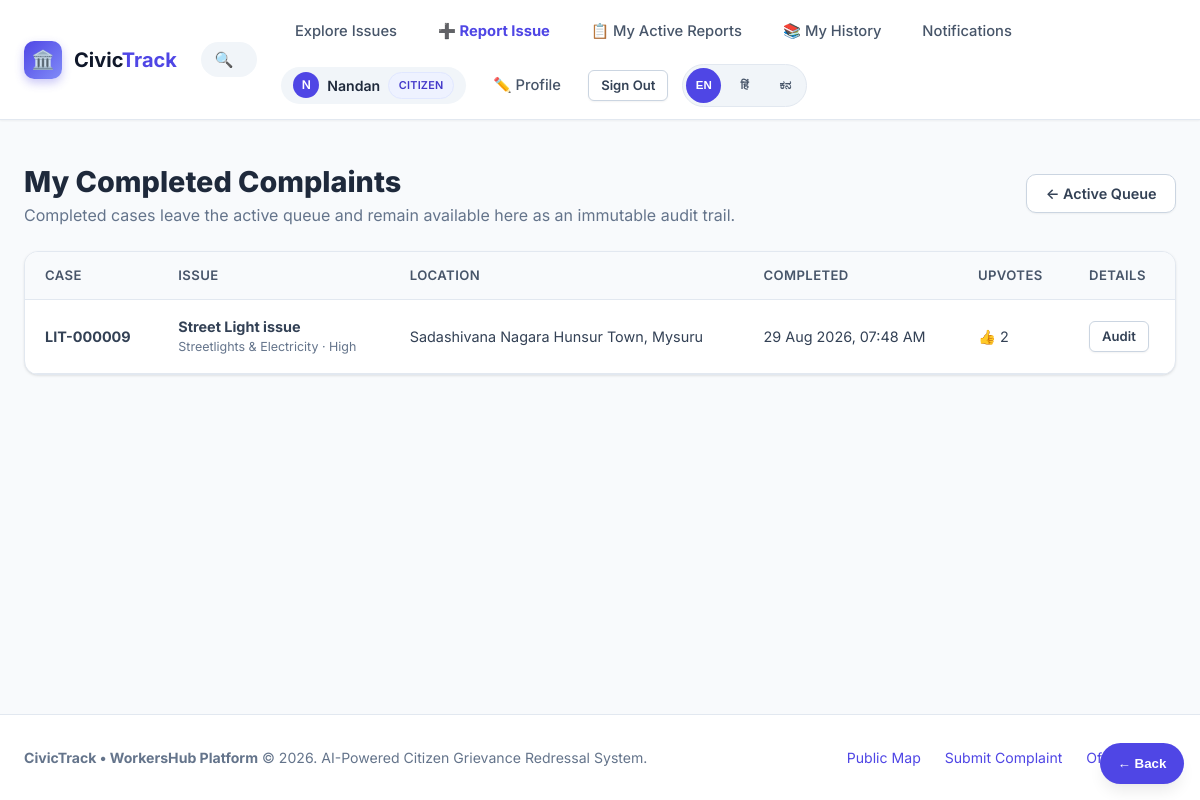
The page /my-reports/history (signed in) on the database its author committed.
### models.py (models this page shows, shortened)
class User(UserMixin, db.Model):
    __tablename__ = "users"
    id = db.Column(db.Integer, primary_key=True)
    name = db.Column(db.String(120), nullable=False)
    email = db.Column(db.String(160), unique=True, nullable=False, index=True)
    password_hash = db.Column(db.String(255), nullable=False)
    role = db.Column(db.String(20), nullable=False, default="citizen")  # citizen | authority | worker | admin
    phone = db.Column(db.String(20), nullable=True)
    state = db.Column(db.String(100), nullable=True)
    district = db.Column(db.String(100), nullable=True)
    city_town = db.Column(db.String(120), nullable=True)
    department = db.Column(db.String(100), nullable=True)  # For authority/worker: e.g. Roads, Sanitation
    profile_photo = db.Column(db.String(255), nullable=True)
    is_verified = db.Column(db.Boolean, nullable=False, default=False)
    created_at = db.Column(db.DateTime, default=datetime.utcnow)
    reported_issues = db.relationship("Issue", backref="reporter", lazy="dynamic",
                                      foreign_keys="Issue.reporter_id")
    assigned_issues = db.relationship("Issue", backref="assignee", lazy="dynamic",
                                      foreign_keys="Issue.assigned_to_id")
    assignments = db.relationship("IssueAssignment", backref="user", lazy="dynamic",
                                  foreign_keys="IssueAssignment.user_id", cascade="all, delete-orphan")
    chat_messages = db.relationship("ChatMessage", backref="sender", lazy="dynamic",
                                    foreign_keys="ChatMessage.user_id", cascade="all, delete-orphan")
    upvotes = db.relationship("Upvote", backref="user", lazy="dynamic", cascade="all, delete-orphan")
    notifications = db.relationship("Notification", backref="user", lazy="dynamic", cascade="all, delete-orphan")
    @property
    def is_authority(self):
        return self.role in ("authority", "admin")
    @property
    def is_admin(self):
        return self.role == "admin"

class Issue(db.Model):
    __tablename__ = "issues"
    id = db.Column(db.Integer, primary_key=True)
    case_code = db.Column(db.String(24), unique=True, nullable=False, index=True)  # e.g. LIT-000142
    reporter_id = db.Column(db.Integer, db.ForeignKey("users.id"), nullable=False)
    assigned_to_id = db.Column(db.Integer, db.ForeignKey("users.id"), nullable=True)
    title = db.Column(db.String(200), nullable=False)
    description = db.Column(db.Text, nullable=False)
    category = db.Column(db.String(80), nullable=False, index=True)
    priority = db.Column(db.String(20), nullable=False, default="Medium")  # Low, Medium, High, Urgent
    state = db.Column(db.String(100), nullable=False, index=True)
    district = db.Column(db.String(100), nullable=False, index=True)
    city_town = db.Column(db.String(120), nullable=False, index=True)
    locality_address = db.Column(db.String(255), nullable=True)
    latitude = db.Column(db.Float, nullable=False)
    longitude = db.Column(db.Float, nullable=False)
    photo_filename = db.Column(db.String(255), nullable=True)
    resolution_photo_filename = db.Column(db.String(255), nullable=True)
    status = db.Column(db.String(30), nullable=False, default="Reported", index=True)
    upvote_count = db.Column(db.Integer, nullable=False, default=0)
    ai_suggested_category = db.Column(db.String(80), nullable=True)
    ai_confidence = db.Column(db.Float, nullable=True)
    ai_urgency_score = db.Column(db.Float, nullable=True)
    ai_summary = db.Column(db.String(255), nullable=True)
    created_at = db.Column(db.DateTime, default=datetime.utcnow, index=True)
    updated_at = db.Column(db.DateTime, default=datetime.utcnow, onupdate=datetime.utcnow)
    resolved_at = db.Column(db.DateTime, nullable=True)
    upvotes = db.relationship("Upvote", backref="issue", lazy="dynamic", cascade="all, delete-orphan")
    history = db.relationship("StatusHistory", backref="issue", lazy="dynamic",
                              cascade="all, delete-orphan", order_by="StatusHistory.created_at.asc()")
    comments = db.relationship("IssueComment", backref="issue", lazy="dynamic",
                              cascade="all, delete-orphan", order_by="IssueComment.created_at.asc()")
    assignments = db.relationship("IssueAssignment", backref="issue", lazy="dynamic",
                                  cascade="all, delete-orphan", order_by="IssueAssignment.assigned_at.asc()")
    chat_messages = db.relationship("ChatMessage", backref="issue", lazy="dynamic",
                                    cascade="all, delete-orphan", order_by="ChatMessage.created_at.asc()")

### app.py (the view)
@app.route("/my-reports/history")
@login_required
def client_history():
    issues=current_user.reported_issues.filter_by(status="Resolved").order_by(Issue.resolved_at.desc(),Issue.updated_at.desc()).all()
    return render_template("history.html",issues=issues,title="My Completed Complaints",client_history=True)

### app.py (called while the page is built)
@login_manager.user_loader
def load_user(user_id):
    return User.query.get(int(user_id))

@app.context_processor
def inject_global_data():
    unread_notifications_count = 0
    if current_user.is_authenticated:
        unread_notifications_count = Notification.query.filter_by(
            user_id=current_user.id, is_read=False
        ).count()
    return {
        "unread_notifications_count": unread_notifications_count,
        "CATEGORIES": Config.CATEGORIES,
        "STATUSES": Config.STATUSES,
        "PRIORITIES": Config.PRIORITIES,
        "current_year": datetime.utcnow().year,
    }

### templates/history.html (shortened to what this page needs)
{% extends "base.html" %}
{% block content %}
<div style="display:flex;justify-content:space-between;align-items:center;margin-bottom:1.5rem"><div><h1 style="font-size:1.8rem;font-weight:800">{{ title }}</h1><p style="color:var(--slate-500)">Completed cases leave the active queue and remain available here as an immutable audit trail.</p></div><a href="{{ url_for('my_reports') if client_history else url_for('dashboard') }}" class="btn btn-secondary">← Active Queue</a></div>
<div class="table-responsive"><table class="table"><thead><tr><th>Case</th><th>Issue</th><th>Location</th><th>Completed</th><th>Upvotes</th><th>Details</th></tr></thead><tbody>
{% for issue in issues %}<tr><td><b>{{ issue.case_code }}</b></td><td><b>{{ issue.title }}</b><div style="font-size:.78rem;color:var(--slate-500)">{{ issue.category }} · {{ issue.priority }}</div></td><td>{{ issue.locality_address or issue.city_town }}, {{ issue.district }}</td><td>{{ issue.resolved_at.strftime('%d %b %Y, %I:%M %p') if issue.resolved_at else issue.updated_at.strftime('%d %b %Y') }}</td><td>👍 {{ issue.upvote_count }}</td><td><a class="btn btn-sm btn-secondary" href="{{ url_for('issue_detail',issue_id=issue.id) }}">Audit</a></td></tr>{% else %}<tr><td colspan="6" style="text-align:center;padding:3rem;color:var(--slate-500)">No completed cases yet.</td></tr>{% endfor %}
</tbody></table></div>
{% endblock %}

### templates/base.html (shortened to what this page needs)
<!DOCTYPE html>
<html lang="en">
<head>
  <link rel="stylesheet" href="https://unpkg.com/leaflet@1.9.4/dist/leaflet.css" />
  <link rel="stylesheet" href="{{ url_for('static', filename='css/style.css') }}">
</head>
<body>
  <nav class="navbar">
    <div class="nav-container">
      <a href="{{ url_for('index') }}" class="brand-logo">
        <div class="brand-icon">🏛️</div>
        <span>Civic<strong style="color: var(--primary-600);">Track</strong></span>
      </a>
      <form action="{{ url_for('index') }}" method="GET" class="nav-search-form">
        <span class="nav-search-icon">🔍</span>
        <input
          type="text"
          name="q"
          class="nav-search-input"
          data-i18n-placeholder="searchIssuesPlaceholder"
          placeholder="Search issues, case codes, localities..."
          value="{{ request.args.get('q', '') }}"
        >
      </form>
      <ul class="nav-menu">
        <li>
          <a href="{{ url_for('index') }}" class="nav-link {% if request.endpoint == 'index' %}active{% endif %}" data-i18n="navExplore">
          </a>
        </li>
        {% if not current_user.is_authenticated or current_user.role == 'citizen' %}
        <li>
          <a href="{{ url_for('report_issue') }}" class="nav-link {% if request.endpoint == 'report_issue' %}active{% endif %}" style="font-weight: 700; color: var(--primary-600);">➕ Report Issue</a>
        </li>
        {% endif %}
        {% if current_user.is_authenticated %}
          {% if current_user.is_admin %}
            <li>
              <a href="{{ url_for('admin_panel') }}" class="nav-link {% if request.endpoint == 'admin_panel' %}active{% endif %}" data-i18n="navAdmin">
                ⚙️ Admin
              </a>
            </li>
          {% elif current_user.role == 'worker' %}
            <li><a href="{{ url_for('dashboard') }}" class="nav-link">🛠️ My Work</a></li>
          {% elif current_user.is_authority %}
            <li><a href="{{ url_for('dashboard') }}" class="nav-link">⚙️ Authority Queue</a></li>
            <li><a href="{{ url_for('authority_history') }}" class="nav-link">📚 History</a></li>
          {% else %}
            <li><a href="{{ url_for('my_reports') }}" class="nav-link">📋 My Active Reports</a></li>
            <li><a href="{{ url_for('client_history') }}" class="nav-link">📚 My History</a></li>
          {% endif %}
          <li>
            <a href="{{ url_for('notifications') }}" class="nav-link {% if request.endpoint == 'notifications' %}active{% endif %}" data-i18n="notifications">
            </a>
          </li>
          <li>
            <div class="user-pill">
              {% if current_user.profile_photo %}
                <img src="{{ url_for('static', filename='uploads/' + current_user.profile_photo) }}" alt="{{ current_user.name }}" class="user-avatar small-user-avatar">
              {% else %}
                <span class="user-avatar">{{ current_user.name[0] | upper }}</span>
              {% endif %}
              <span>{{ current_user.name }}</span>
              <span class="badge {% if current_user.role == 'worker' %}badge-acknowledged{% elif current_user.is_admin %}badge-priority-urgent{% else %}badge-acknowledged{% endif %}" style="font-size: 0.68rem;">
                {{ current_user.role }}
              </span>
            </div>
          </li>
          <li>
            <a href="{{ url_for('profile_edit') }}" class="nav-link {% if request.endpoint == 'profile_edit' %}active{% endif %}" title="Edit your profile">
              ✏️ Profile
            </a>
          </li>
          <li>
            <a href="{{ url_for('logout') }}" class="btn btn-sm btn-secondary" data-i18n="navSignOut">
            </a>
          </li>
        {% endif %}
        <li>
          <div class="lang-switcher" aria-label="Language selector">
            <button type="button" class="lang-btn active" data-lang="en">EN</button>
            <button type="button" class="lang-btn" data-lang="hi">हिं</button>
            <button type="button" class="lang-btn" data-lang="kn">ಕನ</button>
          </div>
        </li>
      </ul>
    </div>
  </nav>
  <main class="main-content">
    {% block content %}{% endblock %}
  </main>
  <button type="button" class="floating-back-btn" onclick="history.back()">← Back</button>
  <footer class="footer">
    <div class="footer-container">
      <div>
        <strong>CivicTrack &bull; WorkersHub Platform</strong> &copy; {{ current_year }}. AI-Powered Citizen Grievance Redressal System.
      </div>
      <div style="display: flex; gap: 1.5rem;">
        <a href="{{ url_for('index') }}" data-i18n="publicMap">Public Map</a>
        <a href="{{ url_for('report_issue') }}" data-i18n="submitComplaint">Submit Complaint</a>
        <a href="{{ url_for('login') }}" data-i18n="officialPortal">Official Portal</a>
      </div>
    </div>
  </footer>
</body>
</html>

### rows shown on the page
User: name "N", name "Nandan", role "CITIZEN"
Issue: case_code "LIT-000009", title "Street Light issue", category "Streetlights & Electricity", priority "High", locality_address "Sadashivana Nagara Hunsur Town", district "Mysuru", resolved_at "29 Aug 2026, 07:48 AM", upvote_count "2"

### other values the page prints
{{ title }} "My Completed Complaints"
